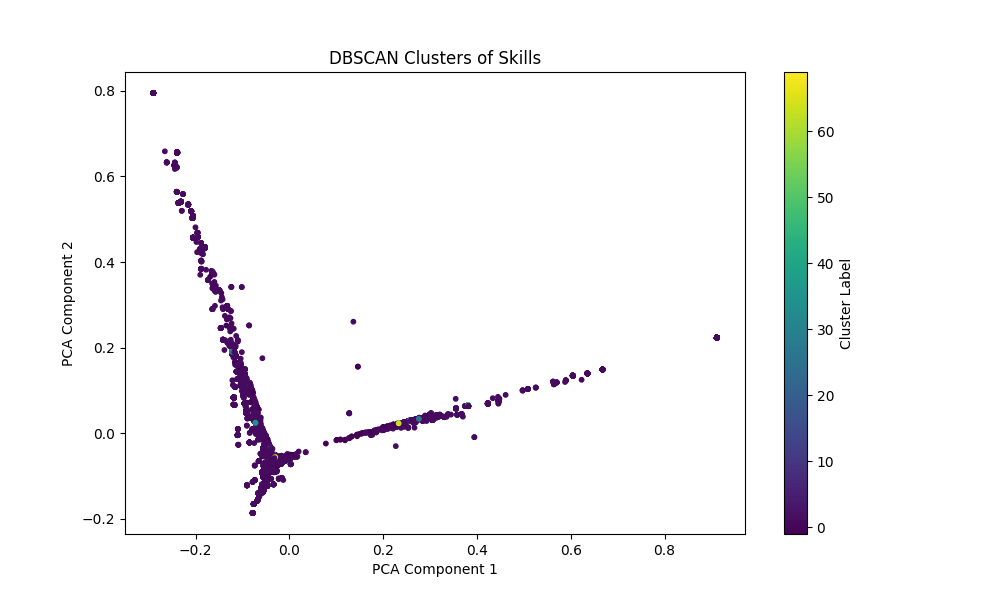

Recreate this plot in Python.
from sklearn.cluster import DBSCAN
import pandas as pd
from sklearn.feature_extraction.text import TfidfVectorizer
from sklearn.decomposition import PCA
import matplotlib.pyplot as plt

# Load the Excel file
file_path = 'DBSCAN/bdjobsSkills.xlsx'  # Replace with your file path
data = pd.read_excel(file_path)

# Vectorize the "Skills" column using TF-IDF
tfidf_vectorizer = TfidfVectorizer(stop_words='english', max_features=2000)
tfidf_matrix = tfidf_vectorizer.fit_transform(data['Skill'])

# Apply DBSCAN clustering
dbscan = DBSCAN(eps=0.5, min_samples=5, metric='cosine')
clusters = dbscan.fit_predict(tfidf_matrix)

# Add cluster labels to the DataFrame
data['Cluster'] = clusters

# Optional: Reduce dimensions for visualization
pca = PCA(n_components=2)
reduced_data = pca.fit_transform(tfidf_matrix.toarray())

# Plot the clusters
plt.figure(figsize=(10, 6))
plt.scatter(reduced_data[:, 0], reduced_data[:, 1], c=clusters, cmap='viridis', s=10)
plt.title("DBSCAN Clusters of Skills")
plt.xlabel("PCA Component 1")
plt.ylabel("PCA Component 2")
plt.colorbar(label="Cluster Label")
plt.show()

# Save the clustered data to Excel
#output_file = "bdjobsSkills_with_DBSCAN_clusters.xlsx"
#data.to_excel(output_file, index=False)
#print(f"Clustered data saved to {output_file}")
